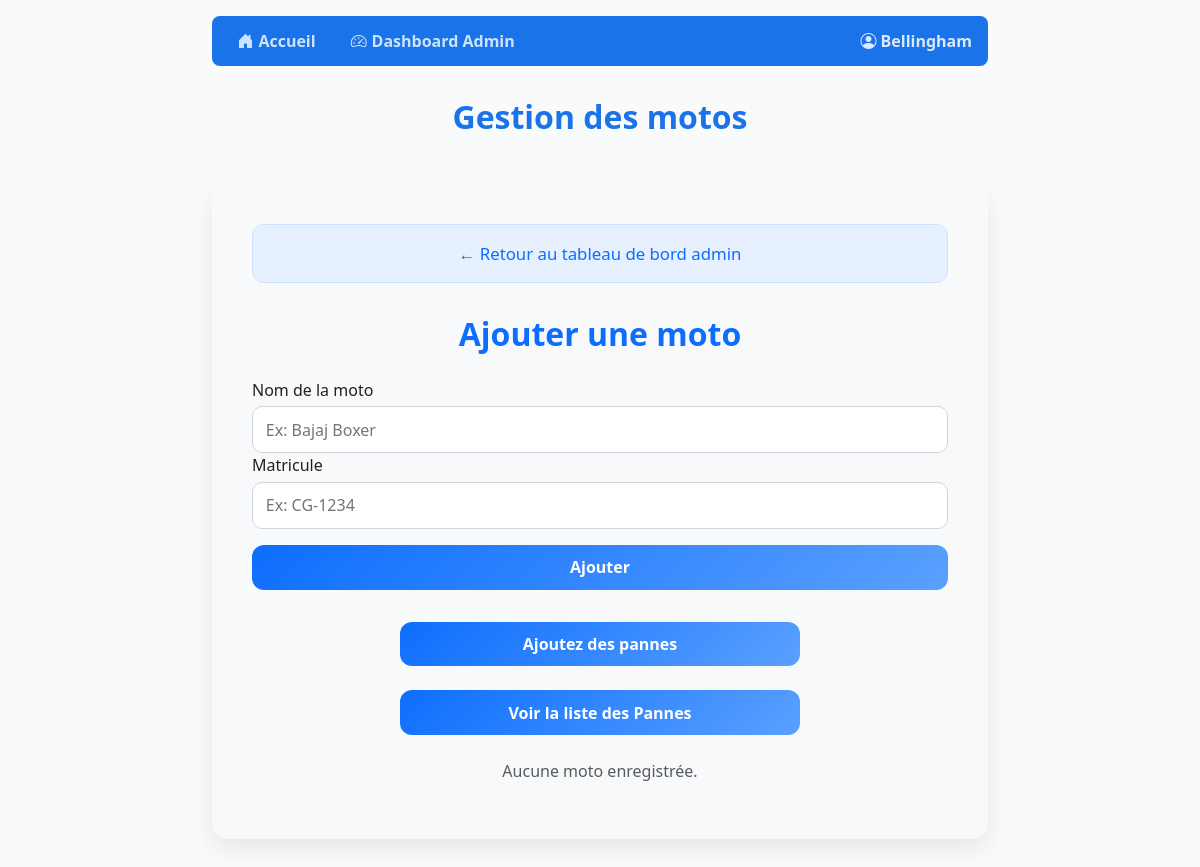
Page /ajouter-moto/ (signed in) on the earlier database version.
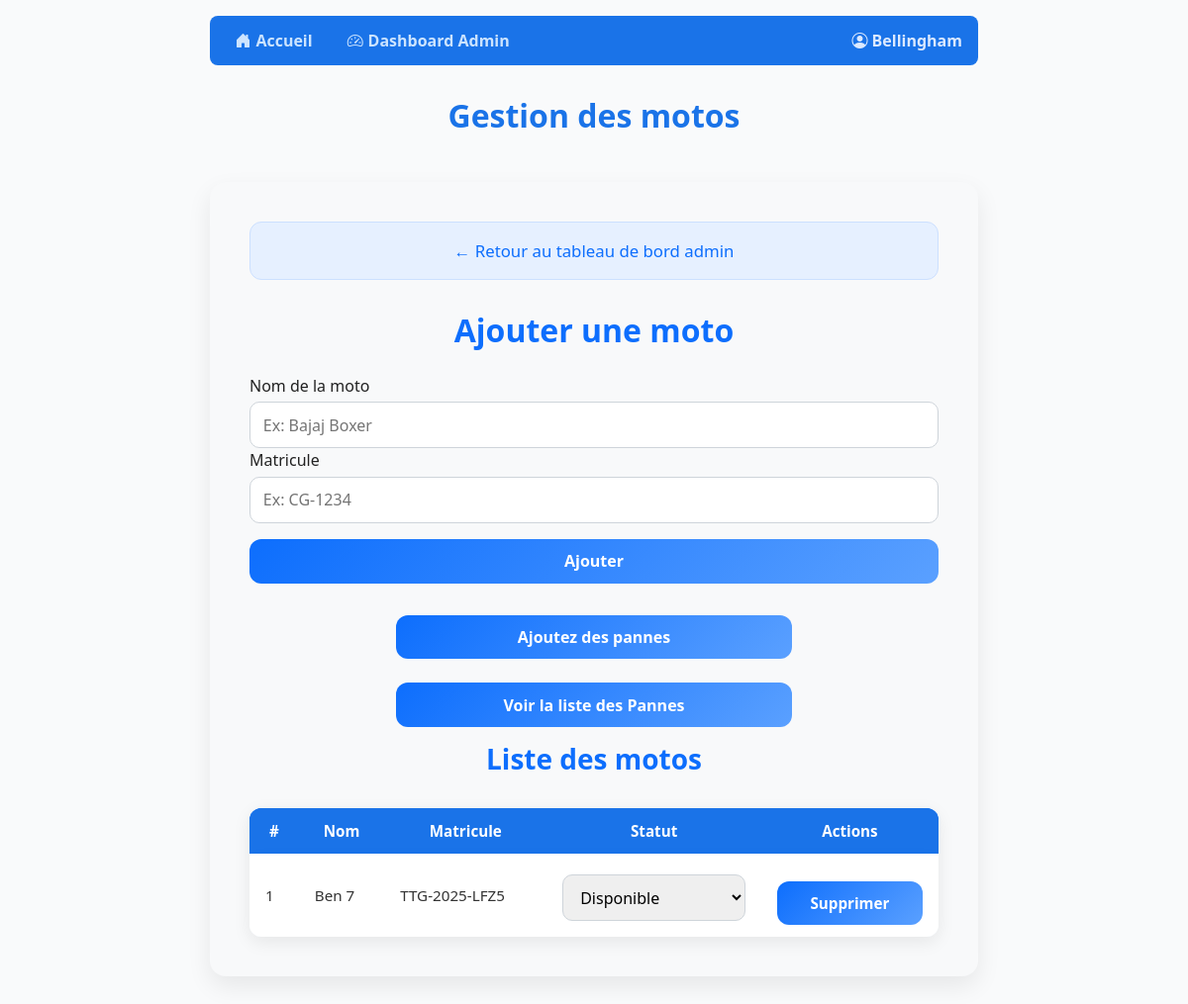
Same page on the later database version.
### gestion/models.py (models this page shows, shortened)
class Moto(models.Model):
    STATUT_CHOICES = (
        ('disponible', 'Disponible'),
        ('attribuee', 'Attribuée'),
        ('reparation', 'En réparation'),
    )
    nom = models.CharField(max_length=100)
    matricule = models.CharField(max_length=50, unique=True)
    statut = models.CharField(max_length=20, choices=STATUT_CHOICES, default='disponible')

### gestion/views.py (the view, shortened to what this page needs)
# urls.py: path('ajouter-moto/', views.ajouter_moto, name='ajouter_moto'),
@login_required
@admin_required
def ajouter_moto(request):
    motos = Moto.objects.all()
    return render(request, 'ajouter_moto.html', {'motos': motos})

### gestion/templates/ajouter_moto.html (shortened to what this page needs)
{% extends "base.html" %}
{% block page_title %}Gestion des motos{% endblock %}
{% block content %}
<div class="form-container">
    <div class="alert alert-info">
        <a href="{% url 'admin_dashboard' %}" style="text-decoration: none; color:#0d6efd;">← Retour au tableau de bord admin</a>
    </div>
    <h2>Ajouter une moto</h2>
    <form method="POST" novalidate>
        <label for="nom">Nom de la moto</label>
        <input type="text" name="nom" id="nom" required placeholder="Ex: Bajaj Boxer">
        <label for="matricule">Matricule</label>
        <input type="text" name="matricule" id="matricule" required placeholder="Ex: CG-1234">
        <button type="submit">Ajouter</button>
    </form>
   <div style="max-width: 400px; margin: 1rem auto; display: flex; flex-direction: column; gap: 0.5rem;">
        <a class="action-btn" href="{% url 'ajouter_panne' %}"
        {% if moto.statut != 'reparation' %}inable{% endif %}>
        Ajoutez des pannes
        </a>
        <a class="action-btn" href="{% url 'liste_pannes' %}">
        Voir la liste des Pannes
        </a>
    </div>
    {% if motos %}
        <h3>Liste des motos</h3>
        <table>
            <thead>
                <tr>
                    <th>#</th>
                    <th>Nom</th>
                    <th>Matricule</th>
                    <th>Statut</th>
                    <th>Actions</th>
                </tr>
            </thead>
            <tbody>
                {% for moto in motos %}
                <tr>
                    <td data-label="#"> {{ forloop.counter }} </td>
                    <td data-label="Nom"> {{ moto.nom }} </td>
                    <td data-label="Matricule"> {{ moto.matricule }} </td>
                    <td data-label="Statut">
                        <form method="POST" action="{% url 'modifier_statut_moto' moto.id %}">
                            <select name="statut" onchange="this.form.submit()">
                                <option value="disponible" {% if moto.statut == "disponible" %}selected{% endif %}>Disponible</option>
                            </select>
                        </form>
                    </td>
                    <td data-label="Action">
                        <form action="{% url 'supprimer_moto' moto.id %}" method="post" style="display:inline;">
                            <button class="delete-btn" onclick="return confirm('Supprimer cette moto ?');">Supprimer</button>
                        </form>
                    </td>
                </tr>
                {% endfor %}
            </tbody>
        </table>
    {% else %}
        <p class="text-center text-muted mt-4">Aucune moto enregistrée.</p>
    {% endif %}
</div>
{% endblock %}

Differences in the rows shown:
added Moto: nom "Ben 7", matricule "TTG-2025-LFZ5", statut "Disponible"
Other differences:
text no longer shown: "Aucune moto enregistrée."
text now shown: "Liste des motos # Nom Matricule Statut Actions"
